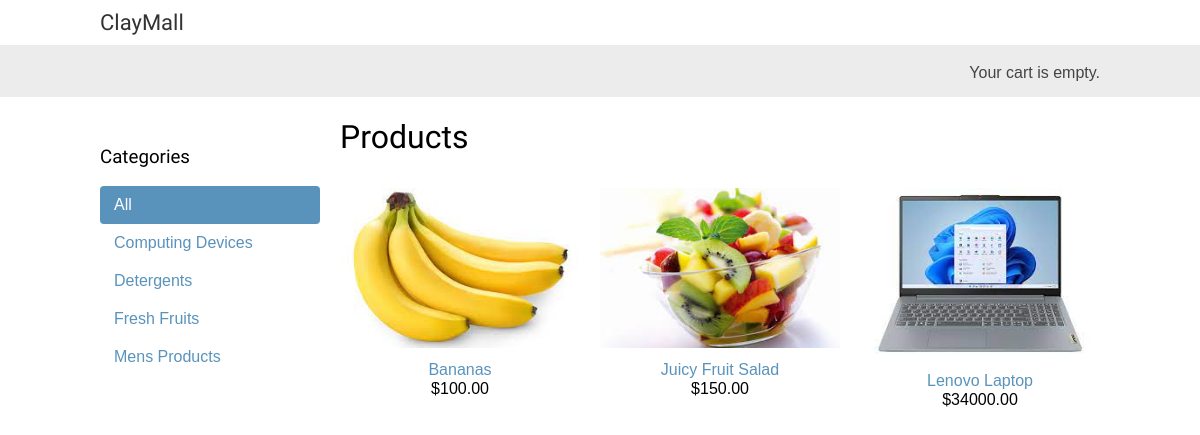
The app's page /, older data.
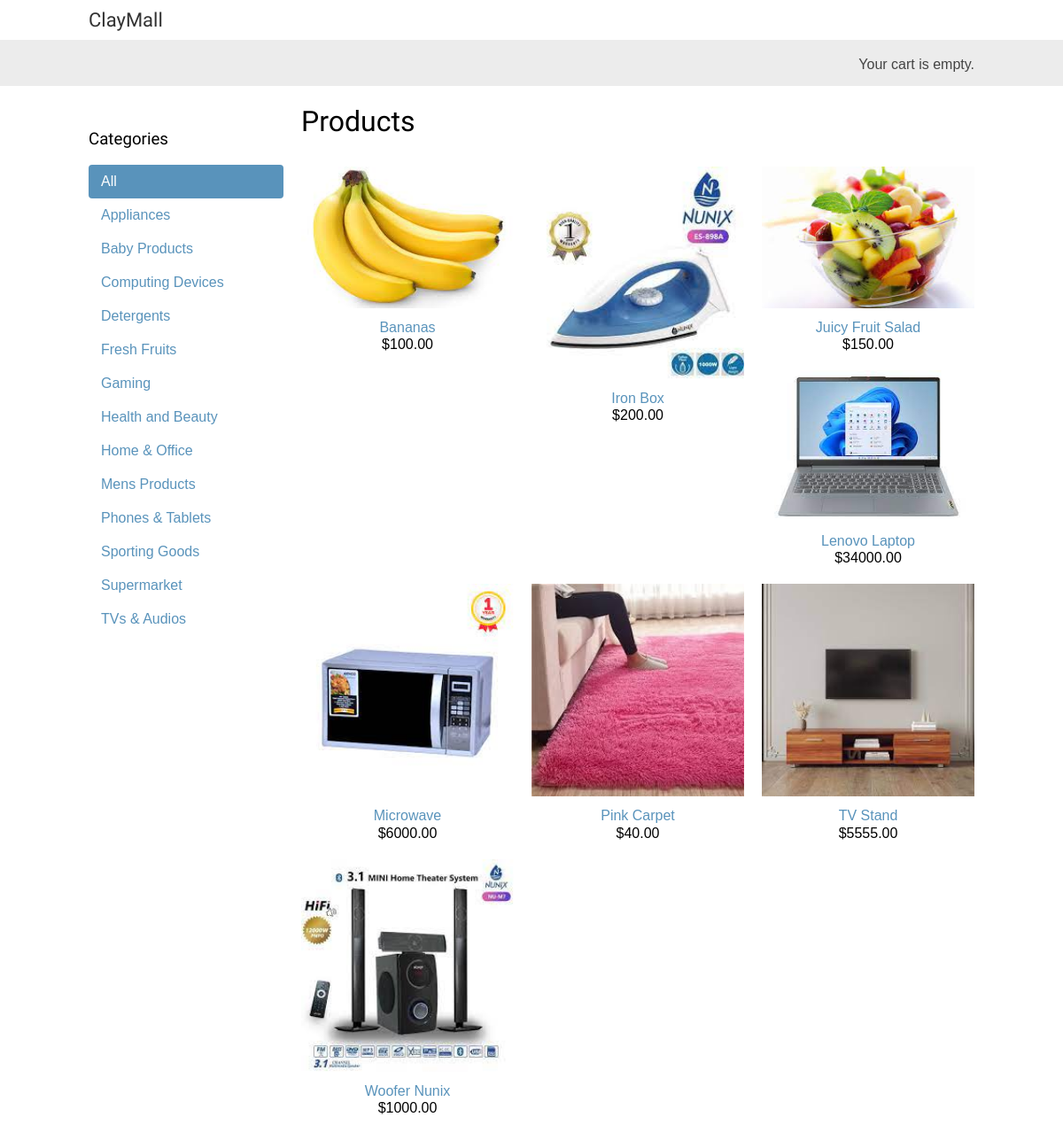
The same page, newer data.
### shop/models.py (models this page shows, shortened)
class Category(models.Model):
    name = models.CharField(max_length= 200)
    slug = models.SlugField(max_length=200, unique=True)
    class Meta:
      ordering = ['name']
      indexes = [
      models.Index(fields=['name']),
      ]
      verbose_name = 'category'
      verbose_name_plural = 'categories'
    def get_absolute_url(self):
       return reverse('shop:product_list_by_category',
                      args=[self.slug])

class Product(models.Model):
     category = models.ForeignKey(Category,
                                   related_name='products',
                                   on_delete=models.CASCADE)
     name = models.CharField(max_length=200)
     slug = models.SlugField(max_length=200)
     image = models.ImageField(upload_to='products/%Y/%m/%d', blank=True)
     description = models.TextField(blank=True)
     price = models.DecimalField(max_digits=10, decimal_places=2)
     available = models.BooleanField(default=True)
     created = models.DateTimeField(auto_now=True)
     updated = models.DateTimeField(auto_now=True)
     class Meta:
       ordering = ['name']
       indexes = [
          models.Index(fields=['id','slug']),
          models.Index(fields=['name']),
          models.Index(fields=['-created']),
          ]
     def get_absolute_url(self):
        return reverse('shop:product_detail',
                       args=[self.id, self.slug])

### shop/views.py (the view)
# urls.py: path('', views.product_list, name='product_list'),
def product_list(request, category_slug=None):
    category = None
    categories = Category.objects.all()
    products = Product.objects.filter(available=True)
    if category_slug:
        category = get_object_or_404(Category, slug=category_slug)
        products = products.filter(category=category)
    return render(request,
                  'shop/product/list.html',
                  {'category':category,
                   'categories':categories,
                   'products':products})

### cart/cart.py (called while the page is built)
    def __len__(self):
        return sum(item['quantity'] for item in self.cart.values())

### cart/context_processors.py (called while the page is built)
def cart(request):
 return {'cart': Cart(request)}

### shop/templates/shop/product/list.html (shortened to what this page needs)
{% extends "shop/base.html" %}
{% load static %}
{% block content %}
  <div id="sidebar">
    <h3>Categories</h3>
    <ul>
      <li {% if not category %}class="selected"{% endif %}>
        <a href="{% url "shop:product_list" %}">All</a>
      </li>
      {% for c in categories %}
        <li {% if category.slug == c.slug %}class="selected"{% endif %}>
          <a href="{{ c.get_absolute_url }}">{{ c.name }}</a>
        </li>
      {% endfor %}
    </ul>
  </div>
  <div id="main" class="product-list">
    <h1>{% if category %}{{ category.name }}{% else %}Products{% endif %}</h1>
    {% for product in products %}
      <div class="item">
        <a href="{{ product.get_absolute_url }}">
          <img src="{% if product.image %}{{ product.image.url }}{% else %}{% static "img/no_image.png" %}{% endif %}">
        </a>
        <a href="{{ product.get_absolute_url }}">{{ product.name }}</a>
        <br>
        ${{ product.price }}
      </div>
    {% endfor %}
  </div>
{% endblock %}

### shop/templates/shop/base.html (shortened to what this page needs)
{% load static %}
<!DOCTYPE html>
<html>
     <head>
          <link href="{% static "css/base.css" %}" rel="stylesheet">
     </head>
 <body>
     <div id="header">
          <a href="/" class="logo">ClayMall</a>
     </div>
     <div id="subheader">
          <div class="cart">
               {% with total_items=cart|length %}
               {% if total_items > 0 %}
               Your cart:
                    <a href="{% url "cart:cart_detail" %}">
               {{ total_items }} item{{ total_items|pluralize }},
               ${{ cart.get_total_price }}
               </a>
               {% else %}
               Your cart is empty.
               {% endif %}
               {% endwith %}
              </div>
     </div>
     <div id="content">
          {% block content %}
          {% endblock %}
     </div>
 </body>
</html>

### shop/static/css/base.css (style rules this page uses)
body { margin:0; padding:0; font-family:helvetica, sans-serif; }
h1, h2, h3, h4, h5 , h6 { font-family: 'Ubuntu', sans-serif; font-weight:normal; }
a { text-decoration:none; color:#5993bb; }
#header { padding:10px 100px; font-size:18px; overflow:auto; }
#subheader { background:#ececec; color:#444; padding:15px 100px; overflow:auto; }
#header .logo { font-family: 'Ubuntu', sans-serif; float:left; color:#333; font-size:22px; margin-right:10%; }
#subheader .cart { float:right; padding-top:4px; }
#content { padding:0 100px; overflow:hidden; }
#sidebar { width:220px; padding:30px 20px 0 0; float:left; }
#sidebar ul { margin:0; padding:0; }
#sidebar ul li { margin:0; list-style:none; padding:10px 14px; }
#sidebar ul li a { display:block; }
#sidebar ul li.selected { background:#5993bb; border-radius:4px; }
#sidebar ul li.selected a { color:#fff; }
#main { float:left; width: 96%; margin-right:-220px; overflow:hidden; }
.product-list .item { width:25%; padding:10px 20px 10px 0; float:left; text-align:center; line-height:1.2; }
.product-list .item img { width:100%; margin-bottom:8px; }

Row changes from the older to the newer data that the page shows:
added Category: name "Appliances"
added Category: name "Baby Products"
added Category: name "Gaming"
added Category: name "Health and Beauty"
added Category: name "Home & Office"
added Category: name "Phones & Tablets"
added Category: name "Sporting Goods"
added Category: name "Supermarket"
added Category: name "TVs & Audios"
added Product: image (picture), name "Iron Box", price "200.00"
added Product: image (picture), name "Microwave", price "6000.00"
added Product: image (picture), name "Pink Carpet", price "40.00"
added Product: image (picture), name "TV Stand", price "5555.00"
added Product: image (picture), name "Woofer Nunix", price "1000.00"
